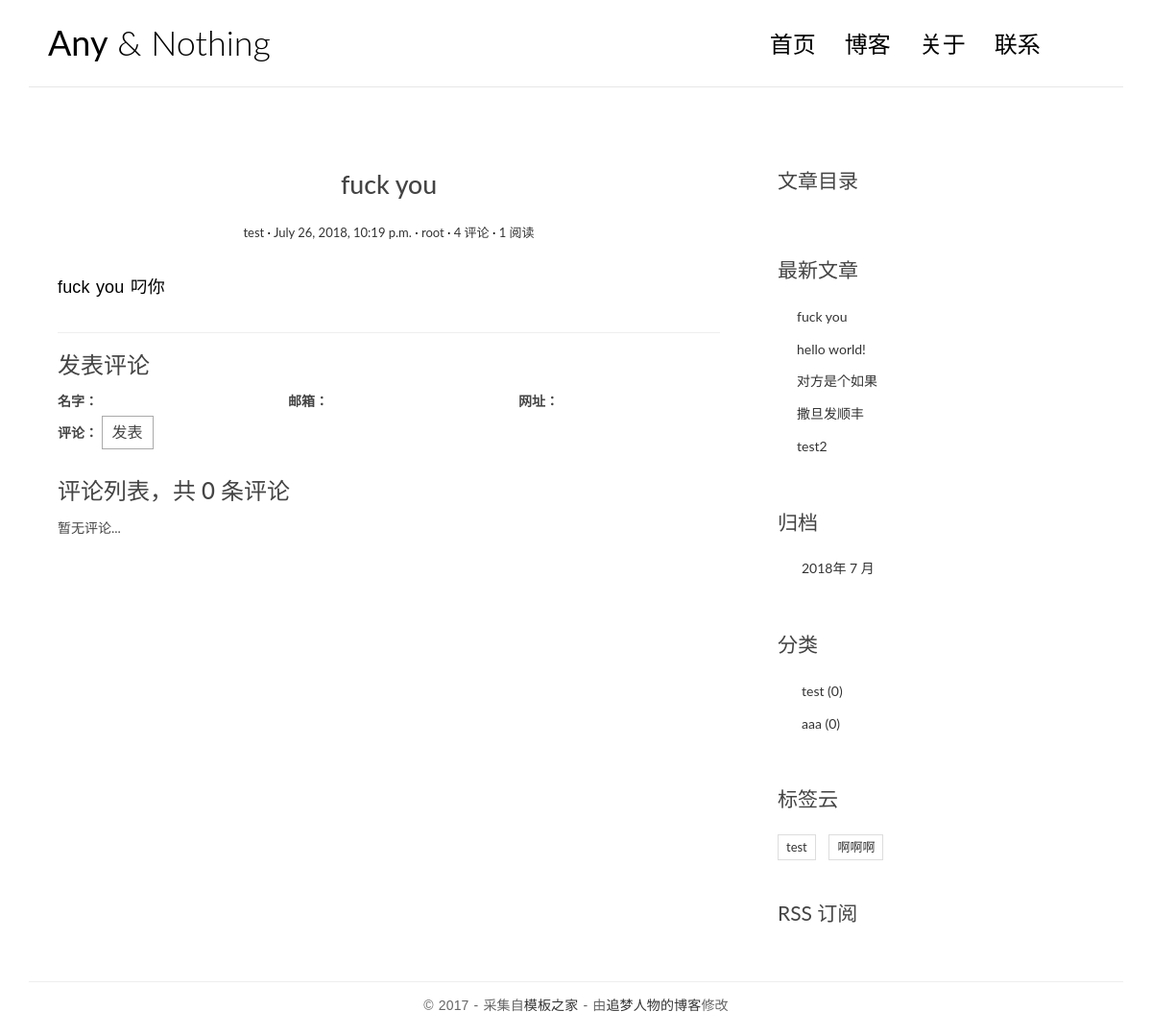
Page /post/6/ on the committed database.
### blog/models.py (models this page shows, shortened)
class Post(models.Model):
	title = models.CharField(max_length=100)
	body = models.TextField()
	created_time = models.DateTimeField()
	modified_time = models.DateTimeField()
	excerpt = models.CharField(max_length=200, blank=True)
	category = models.ForeignKey(Category, on_delete=models.CASCADE)
	tag = models.ManyToManyField(Tag)
	author = models.ForeignKey(User, on_delete=models.CASCADE)
	views = models.PositiveIntegerField(default=0)
	def save(self, *args, **kwargs):
		super(Post, self).save(*args, **kwargs)
	def increase_views(self):
		self.views += 1
		self.save(update_fields=['views'])
	def get_absolute_url(self):
		return reverse('blog:detail', kwargs={'pk': self.pk})
	class Meta:
		ordering = ['-created_time', 'title']

class Category(models.Model):
	name = models.CharField(max_length=100)

class Tag(models.Model):
	name = models.CharField(max_length=100)
	def __str__(self):
		return self.name

### blog/views.py (the view, shortened to what this page needs)
# urls.py: url(r'^post/(?P<pk>[0-9]+)/$', views.PostDetailView.as_view(), name='detail'),
class PostDetailView(DetailView):
    model = Post
    template_name = 'blog/detail.html'
    context_object_name = 'post'
    def get(self, request, *args, **kwargs):
        responese = super(PostDetailView, self).get(request, *args, **kwargs)
        self.object.increase_views()
        return responese
    def get_object(self, queryset=None):
        post = super(PostDetailView, self).get_object(queryset=None)
        md = markdown.Markdown(extensions=[
            'markdown.extensions.extra',
            'markdown.extensions.codehilite',
            TocExtension(slugify=slugify)
        ])
        post.body = md.convert(post.body)
        post.toc = md.toc
        return post

### blog/templatetags/blog_tags.py (called while the page is built)
@register.simple_tag
def get_recent_posts(num=5):
	return Post.objects.all().order_by('-created_time')[:num]

@register.simple_tag
def archives():
	return Post.objects.dates('created_time', 'month', order='DESC')

@register.simple_tag
def get_categorys():
	return Category.objects.all()

@register.simple_tag
def get_tag_list():
	tag_list = Tag.objects.all()
	return tag_list

### templates/blog/detail.html (shortened to what this page needs)
{% extends 'base.html' %}
{% block main %}
                <article class="post post-{{ post.pk }}">
                    <header class="entry-header">
                        <h1 class="entry-title">{{ post.title }}</h1>
                        <div class="entry-meta">
                            <span class="post-category"><a href=""{% url 'blog:category' post.category.pk %}">{{ post.category.name }}</a></span>
                            <span class="post-date"><a href="{% url 'blog:archives' post.created_time.year post.created_time.month %}"><time class="entry-date"
                                                                      datetime="{{ post.created_time }}">{{ post.created_time }}</time></a></span>
                            <span class="post-author"><a href="{% url 'blog:author' post.author.pk %}">{{ post.author }}</a></span>
                            <span class="comments-link"><a href="#">4 评论</a></span>
                            <span class="views-count"><a href="{{ post.get_absolute_url }}">{{ post.views }} 阅读</a></span>
                        </div>
                    </header>
                    <div class="entry-content clearfix">
                        {{ post.body|safe }}
                    </div>
                </article>
                <section class="comment-area" id="comment-area">
                    <hr>
                    <h3>发表评论</h3>
                    <form action="{% url 'comments:post_comment' post.pk %}" method="post" class="comment-form">
                        <div class="row">
                            <div class="col-md-4">
                                <label for="{{ form.name.id_for_lable }}">名字：</label>
                            </div>
                            <div class="col-md-4">
                                <label for="{{ form.email.id_for_lable }}">邮箱：</label>
                            </div>
                            <div class="col-md-4">
                                <label for="{{ form.url.id_for_lable }}">网址：</label>
                            </div>
                            <div class="col-md-12">
                                <label for="{{ form.text.id_for_lable }}">评论：</label>
                                <button type="submit" class="comment-btn">发表</button>
                            </div>
                        </div>
                    </form>
                    <div class="comment-list-panel">
                        <h3>评论列表，共 <span>{{ post.comment_set.count }}</span> 条评论</h3>
                        <ul class="comment-list list-unstyled">
                            {% for comment in comment_list %}
                            <li class="comment-item">
                                <span class="nickname">{{ comment.name }}</span>
                                <time class="submit-date">{{ comment.created_time }}</time>
                                <div class="text">
                                {{ comment.text }}
                                </div>
                            </li>
                            {% empty %}
                            <li>暂无评论...</li>
                            {% endfor %}
                        </ul>
                    </div>
                </section>
    {% endblock main %}
                {% block toc %}
                <div class="widget widget-content">
                    <h3 class="widget-title">文章目录</h3>
                </div>
    {% endblock toc %}

### templates/base.html (shortened to what this page needs)
{% load staticfiles %}
{% load blog_tags %}
<!DOCTYPE html>
<html>
<head>
	<link rel="stylesheet" href="{% static 'blog/css/bootstrap.min.css' %}">
	<link rel="stylesheet" href="http://code.ionicframework.com/ionicons/2.0.1/css/ionicons.min.css">
	<link rel="stylesheet" href="{% static 'blog/css/pace.css' %}">
	<link rel="stylesheet" href="{% static 'blog/css/custom.css' %}">
	<link rel="stylesheet" href="{% static 'blog/css/highlights/github.css' %}">
</head>
<body>
<div class="container">
	<header id="site-header">
		<div class="row">
			<div class="col-md-4 col-sm-5 col-xs-8">
				<div class="logo">
					<h1><a href="{% url 'blog:index' %}"><b>Any</b> &amp; Nothing</a></h1>
				</div>
			</div>
			<div class="col-md-8 col-sm-7 col-xs-4">
				<nav class="main-nav" role="navigation">
					<div class="collapse navbar-collapse" id="bs-example-navbar-collapse-1">
						<ul class="nav navbar-nav navbar-right">
							<li class="cl-effect-11"><a href="{% url 'blog:index' %}" data-hover="首页">首页</a></li>
							<li class="cl-effect-11"><a href="{% url 'blog:posts' %}" data-hover="博客">博客</a></li>
							<li class="cl-effect-11"><a href="{% url 'blog:about' %}" data-hover="关于">关于</a></li>
							<li class="cl-effect-11"><a href="{% url 'blog:contact' %}" data-hover="联系">联系</a></li>
						</ul>
					</div>
				</nav>
			</div>
		</div>
	</header>
</div>
<div class="content-body">
	<div class="container">
		<div class="row">
			<main class="col-md-8">
			{% block main %}
			{% endblock main %}
			</main>
			<aside class="col-md-4">
			{% block toc %}
			{% endblock toc %}
				<div class="widget widget-recent-posts">
					<h3 class="widget-title">最新文章</h3>
					{% get_recent_posts as recent_post_list %}
					<ul>
						{% for post in recent_post_list %}
						<li>
							<a href="{{ post.get_absolute_url }}">{{ post.title }}</a>
						</li>
					{% empty %}
					<li>暂无文章...</li>
					{% endfor %}
					</ul>
				</div>
				<div class="widget widget-archives">
					<h3 class="widget-title">归档</h3>
					{% archives as date_list %}
					<ul>
						{% for date in date_list %}
						<li>
							<a href="{% url 'blog:archives' date.year date.month %}">{{ date.year }}年 {{ date.month }} 月</a>
						</li>
						{% empty %}
						暂无归档...
						{% endfor %}
					</ul>
				</div>
				<div class="widget widget-category">
					<h3 class="widget-title">分类</h3>
					{% get_categorys as category_list %}
					<ul>
						{% for category in category_list %}
						<li>
							<a href="{% url 'blog:category' category.pk %}">{{ category.name }} <span class="post-count">(0)</span></a>
						</li>
					{% empty %}
					<li>暂无分类...</li>
					{% endfor %}
					</ul>
				</div>
				<div class="widget widget-tag-cloud">
					<h3 class="widget-title">标签云</h3>
					{% get_tag_list as tag_list %}
					<ul>
						{% for tag in tag_list %}
						<li>
							<a href="{% url 'blog:tag' tag.pk %}">{{ tag }}</a>
						</li>
						{% empty %}
						<li>暂无标签...</li>
						{% endfor %}
					</ul>
				</div>
				<div class="rss">
					<a href="{% url 'rss' %}"> RSS 订阅</a>
				</div>
			</aside>
		</div>
	</div>
</div>
<footer id="site-footer">
	<div class="container">
		<div class="row">
			<div class="col-md-12">
				<p class="copyright">&copy 2017 - 采集自<a href="http://www.cssmoban.com/"
														target="_blank" title="模板之家">模板之家</a>
					- 由<a href="http://zmrenwu.com/" title="网页模板" target="_blank">追梦人物的博客</a>修改
				</p>
			</div>
		</div>
	</div>
</footer>
</body>
</html>

### blog/static/blog/css/custom.css (style rules this page uses)
* { outline: none; }
h1, h2, h3, h4, h5, h6 { margin-top: 0; }
b { font-weight: 400; }
a { color: #333; }
body { color: #444; font-family: 'Lato', sans-serif; }
p { font-family: 'Ubuntu', sans-serif; font-weight: 400; word-spacing: 1px; letter-spacing: 0.01em; }
#site-header { background-color: #FFF; padding: 25px 20px; margin-bottom: 40px; border-bottom: 1px solid #e7e7e7; }
.logo h1 a { color: #000; }
.logo h1 { margin: 0; font-family: 'Lato', sans-serif; font-weight: 300; }
.main-nav { margin-top: 11px; max-width: 95%; }
.main-nav a { color: #000000 !important; padding: 0 0 5px 0 !important; margin-right: 30px; font-family: 'Lato', sans-serif; font-weight: 300; font-size: 24px; }
.cl-effect-11 a { padding: 10px 0; color: #0972b4; text-shadow: none; }
.cl-effect-11 a::before { position: absolute; top: 0; left: 0; overflow: hidden; padding: 0 0 5px 0 !important; max-width: 0; border-bottom: 1px solid #000; color: #000; content: attr(data-hover); white-space: nowrap; -webkit-transition: max-width 0.5s; -moz-transition: max-width 0.5s; transition: max-width 0.5s; }
.content-body { padding-bottom: 4em; }
.post { background: #fff; padding: 30px 30px 0; }
.entry-title { text-align: center; font-size: 1.9em; margin-bottom: 20px; line-height: 1.6; padding: 10px 20px 0; }
.entry-meta { text-align: center; color: #DDDDDD; font-size: 13px; margin-bottom: 30px; }
.entry-content { font-size: 18px; line-height: 1.9; font-weight: 300; color: #000; }
.post-category::after, .post-date::after, .post-author::after, .comments-link::after { content: ' ·'; color: #000; }
.widget { background: #fff; padding: 30px 0 0; }
.widget-title { font-size: 1.5em; margin-bottom: 20px; line-height: 1.6; padding: 10px 0 0; font-weight: 400; }
.widget-recent-posts ul { padding: 0; margin: 0; padding-left: 20px; }
.widget-recent-posts ul li { list-style-type: none; position: relative; line-height: 170%; margin-bottom: 10px; }
.widget-recent-posts ul li::before { content: '\f3d3'; font-family: "Ionicons"; position: absolute; left: -17px; top: 3px; font-size: 16px; color: #000; }
.widget-archives ul { padding: 0; margin: 0; padding-left: 25px; }
.widget-archives ul li { list-style-type: none; position: relative; line-height: 170%; margin-bottom: 10px; }
.widget-archives ul li::before { content: '\f3f3'; font-family: "Ionicons"; position: absolute; left: -25px; top: 1px; font-size: 16px; color: #000; }
.widget-category ul { padding: 0; margin: 0; padding-left: 25px; }
.widget-category ul li { list-style-type: none; position: relative; line-height: 170%; margin-bottom: 10px; }
.widget-category ul li::before { content: '\f3fe'; font-family: "Ionicons"; position: absolute; left: -25px; top: 1px; font-size: 18px; color: #000; }
.widget-tag-cloud ul { padding: 0; margin: 0; margin-right: -10px; }
.widget-tag-cloud ul li { list-style-type: none; font-size: 13px; display: inline-block; margin-right: 10px; margin-bottom: 10px; padding: 3px 8px; border: 1px solid #ddd; }
.rss { font-size: 21px; margin-top: 30px; }
.rss a { color: #444; }
#site-footer { padding-top: 10px; padding: 0 0 1.5em 0; }
.copyright { text-align: center; padding-top: 1em; margin: 0; border-top: 1px solid #eee; color: #666; }
.comment-area { padding: 0 30px 0; }
.comment-form { margin-top: 15px; }
.comment-form .comment-btn { background-color: #fff; border: 1px solid #aaa; font-size: 16px; padding: 5px 10px; }
.comment-list-panel { margin-top: 30px; }
.comment-list { margin-top: 15px; }

### rows in the picture
Post: title "fuck you", category.name "test", created_time "July 26, 2018, 10:19 p.m.", author "root", views "1", body "fuck you 叼你", comment_set.count "0"
Post: title "hello world!"
Post: title "对方是个如果"
Post: title "撒旦发顺丰"
Post: title "test2"
Category: name "test"
Category: name "aaa"
Tag: name "test"
Tag: name "啊啊啊"

### other values in the picture
{{ date.year }} "2018"
{{ date.month }} "7"
